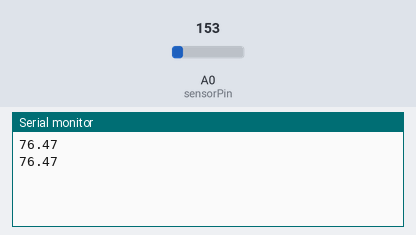
Bench run of a sketch on a simulated Arduino Uno, built with avr-gcc and run on an emulated ATmega328P. Parts: the last lines printed to the serial monitor. The test bench sets the inputs (shaded band); at power-on: A0 (sensorPin) = 153.

Above: at 1.8 s.
1.9 s: A0 (sensorPin) set to 165
At 2.8 s:
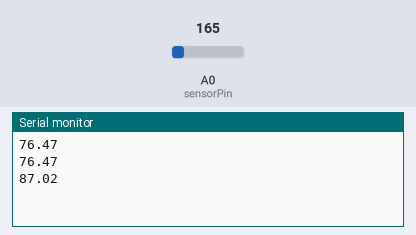
3.4 s: A0 (sensorPin) set to 175
At 4.5 s:
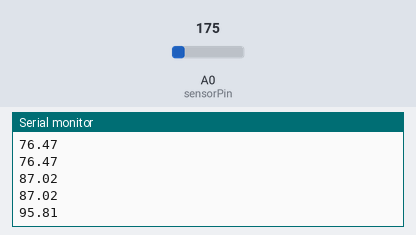
Timing chart, 0 to 6.4 s (numbered marks = the images above; inputs shaded):
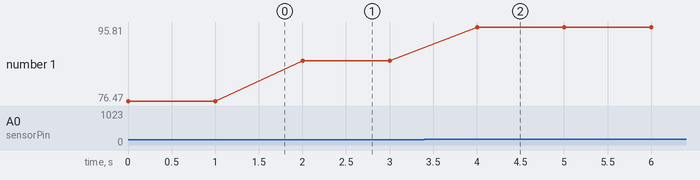

Measured:
- after the input at 1.9 s, the serial monitor: prints a new line after 0.10 s (image 1)
- after the input at 3.4 s, the serial monitor: prints a new line after 0.60 s (image 2)
- plotted number 1: 76.47 → 87.02 after the input at 1.9 s, 87.02 → 95.81 after the input at 3.4 s

The sketch:

temp36.ino
```cpp
/**
 *  Low Voltage Temperature Sensor TMP35/TMP36/TMP37
 *  http://dlnmh9ip6v2uc.cloudfront.net/datasheets/Sensors/Temp/TMP35_36_37.pdf
 *  by Owen Mundy 2012 adapted from code by Aaron Carrillos
 */

int sensorPin = 0;

void setup () {
  pinMode (sensorPin, INPUT);
  Serial.begin (9600);
}

void loop () {
  // read temp sensor
  int reading = analogRead(sensorPin);

  // convert reading to 5v; for 3.3v arduino use 3.3
  float TMPvoltage = reading * 5.0;
  TMPvoltage /= 1024.0;

  // calculate temp in Celcius
  // converting from 10 mv per degree with 500 mV offset
  float temperatureC = (TMPvoltage - 0.5) * 100 ;

  // calculate temp in Fahrenheight
  float temperatureF = (temperatureC * 9.0 / 5.0) + 32.0;

  Serial.println (temperatureF);

  delay(1000);
}
```
